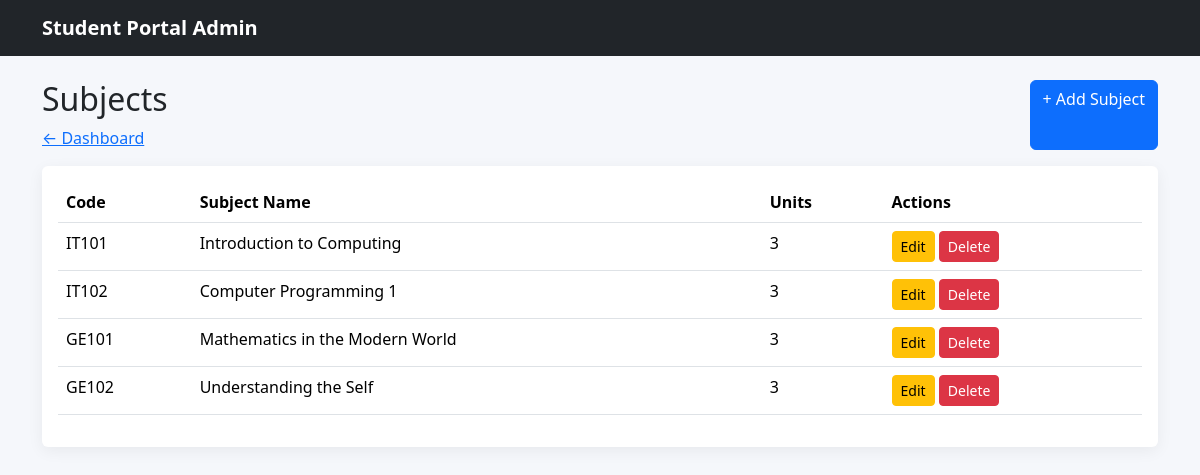
Page /Cielo_2C/admin/subjects/index.php (signed in) on the earlier database version.
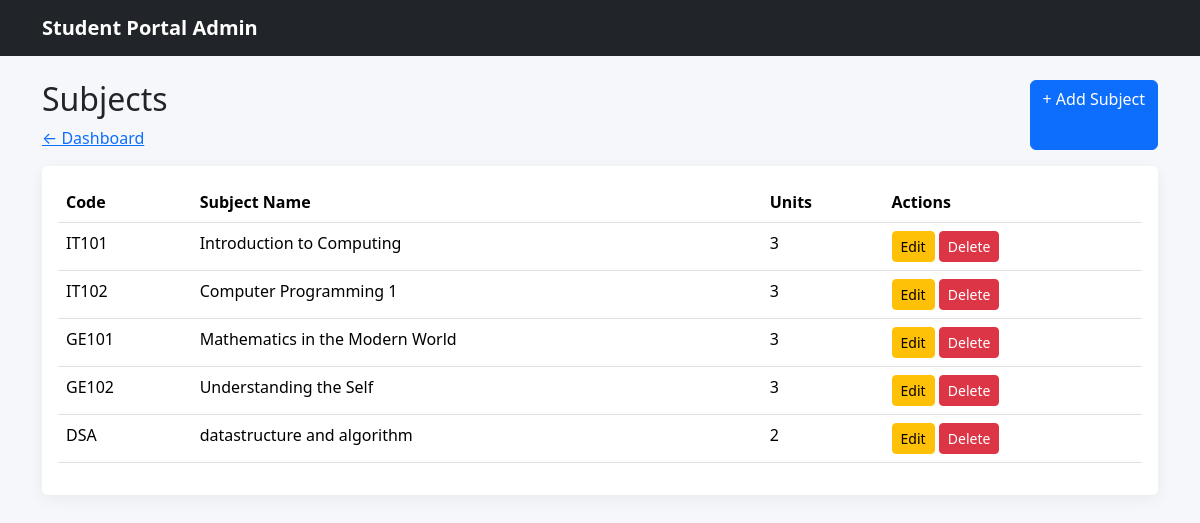
Same page on the later database version.
### tables this page shows
CREATE TABLE `subjects` (
  `id` int(11) NOT NULL,
  `subject_code` varchar(20) NOT NULL,
  `subject_name` varchar(100) NOT NULL,
  `units` int(11) NOT NULL
);

### Cielo_2C/admin/subjects/index.php (the view, shortened to what this page needs)
<?php
 include "../../config/database.php";
  $sql = "SELECT * FROM `subjects`";
$result = mysqli_query($conn, $sql);
?>
<!doctype html>
<html lang="en">
<head>
    <link
        href="../../assets/vendor/bootstrap/css/bootstrap.min.css"
        rel="stylesheet"
    >
    <link
        href="../../assets/css/style.css"
        rel="stylesheet"
    >
</head>
<body>
    <nav class="navbar navbar-dark bg-dark">
        <div class="container">
            <a
                class="navbar-brand"
                href="dashboard.html"
            >
                Student Portal Admin
            </a>
        </div>
    </nav>
    <div class="container py-4">
        <div class="d-flex justify-content-between mb-3">
            <div>
                <h2>Subjects</h2>
                <a href="../dashboard.php">
                    ← Dashboard
                </a>
            </div>
            <a
                href="create.php"
                class="btn btn-primary"
            >
                + Add Subject
            </a>
        </div>
        <div class="card">
            <div class="card-body">
                <table class="table">
                    <thead>
                        <tr>
                            <th>Code</th>
                            <th>Subject Name</th>
                            <th>Units</th>
                            <th>Actions</th>
                        </tr>
                    </thead>
                    <tbody>
                          <?php
                         while($row = mysqli_fetch_assoc($result)){
                         ?>
                        <tr>
                            <td><?php echo htmlspecialchars($row["subject_code"]);?></td>
                            <td>
                            <?php echo htmlspecialchars($row["subject_name"]);?>
                            </td>
                            <td><?php echo htmlspecialchars($row["units"]);?></td>
                            <td>
                                <a
                                    href="subject_form.html"
                                    class="btn btn-warning btn-sm"
                                >
                                    Edit
                                </a>
                                <button
                                    class="btn btn-danger btn-sm"
                                >
                                    Delete
                                </button>
                            </td>
                        </tr>
                        <?php
                                   }
                             ?>
                    </tbody>
                </table>
            </div>
        </div>
    </div>
</body>
</html>

Differences in the rows shown:
added subjects: subject_code "DSA", subject_name "datastructure and algorithm", units "2"
